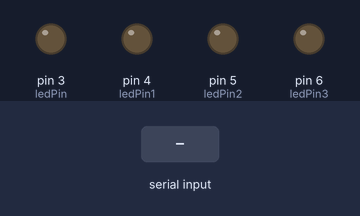
A sketch run on a simulated Arduino Uno, built with avr-gcc and run on an emulated ATmega328P. On the bench: output pins drawn as LEDs (lit = HIGH). Inputs (shaded band) come from the test bench.

Above: at 1.2 s.
1.3 s: "H" received over Serial
At 1.8 s:
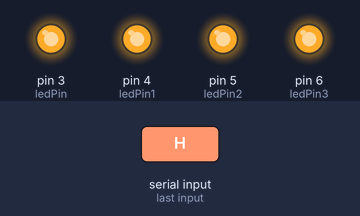
2.8 s: "L" received over Serial
At 4.0 s:
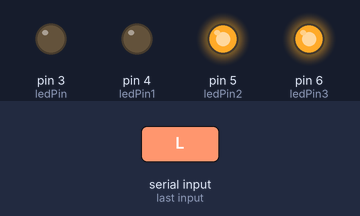
4.3 s: "K" received over Serial
At 5.3 s:
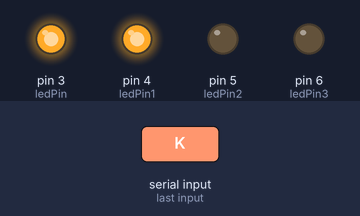
5.8 s: "M" received over Serial
At 6.4 s:
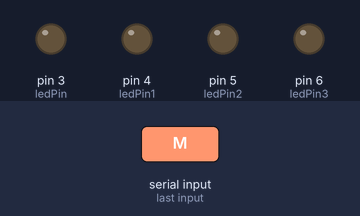
Timing chart, 0 to 8.3 s (numbered marks = the images above; inputs shaded):
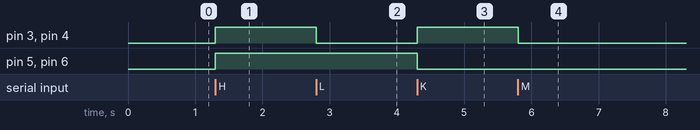

The sketch:

arduino_code.ino
```cpp
const int ledPin = 3;
const int ledPin1 = 4;
const int ledPin2 = 5;
const int ledPin3 = 6;// the pin that the LED is attached to
int incomingByte;      // a variable to read incoming serial data into

void setup() {
  // initialize serial communication:
  Serial.begin(9600);
  // initialize the LED pin as an output:
  pinMode(ledPin, OUTPUT);
   pinMode(ledPin1, OUTPUT);
    pinMode(ledPin2, OUTPUT);
     pinMode(ledPin3, OUTPUT);

}

void loop() {
  // see if there's incoming serial data:
  if (Serial.available() > 0) {
    // read the oldest byte in the serial buffer:
    incomingByte = Serial.read();
    // if it's a capital H (ASCII 72), turn on the LED:
    if (incomingByte == 'H') {
      digitalWrite(ledPin, HIGH);
      digitalWrite(ledPin1, HIGH);
       digitalWrite(ledPin2, HIGH);
      digitalWrite(ledPin3, HIGH);
    }
    // if it's an L (ASCII 76) turn off the LED:
   else if (incomingByte == 'L') {
      digitalWrite(ledPin, LOW);
      digitalWrite(ledPin1, LOW);
       digitalWrite(ledPin2, HIGH);
      digitalWrite(ledPin3, HIGH);
    }
    else if (incomingByte == 'K') {
      digitalWrite(ledPin, HIGH);
      digitalWrite(ledPin1, HIGH);
       digitalWrite(ledPin2,LOW);
      digitalWrite(ledPin3, LOW);

  }
   else if (incomingByte == 'M') {
      digitalWrite(ledPin2,LOW);
      digitalWrite(ledPin3, LOW);
       digitalWrite(ledPin,LOW);
      digitalWrite(ledPin1, LOW);
 }

  }
}
```

Measured:
- after the input at 1.3 s, pin 3 (ledPin), pin 4 (ledPin1), pin 5 (ledPin2), pin 6 (ledPin3): LOW → HIGH at once
- after the input at 2.8 s, pin 3 (ledPin), pin 4 (ledPin1): HIGH → LOW at once
- after the input at 4.3 s, pin 3 (ledPin), pin 4 (ledPin1): LOW → HIGH at once; pin 5 (ledPin2), pin 6 (ledPin3): HIGH → LOW at once
- after the input at 5.8 s, pin 3 (ledPin), pin 4 (ledPin1): HIGH → LOW at once
